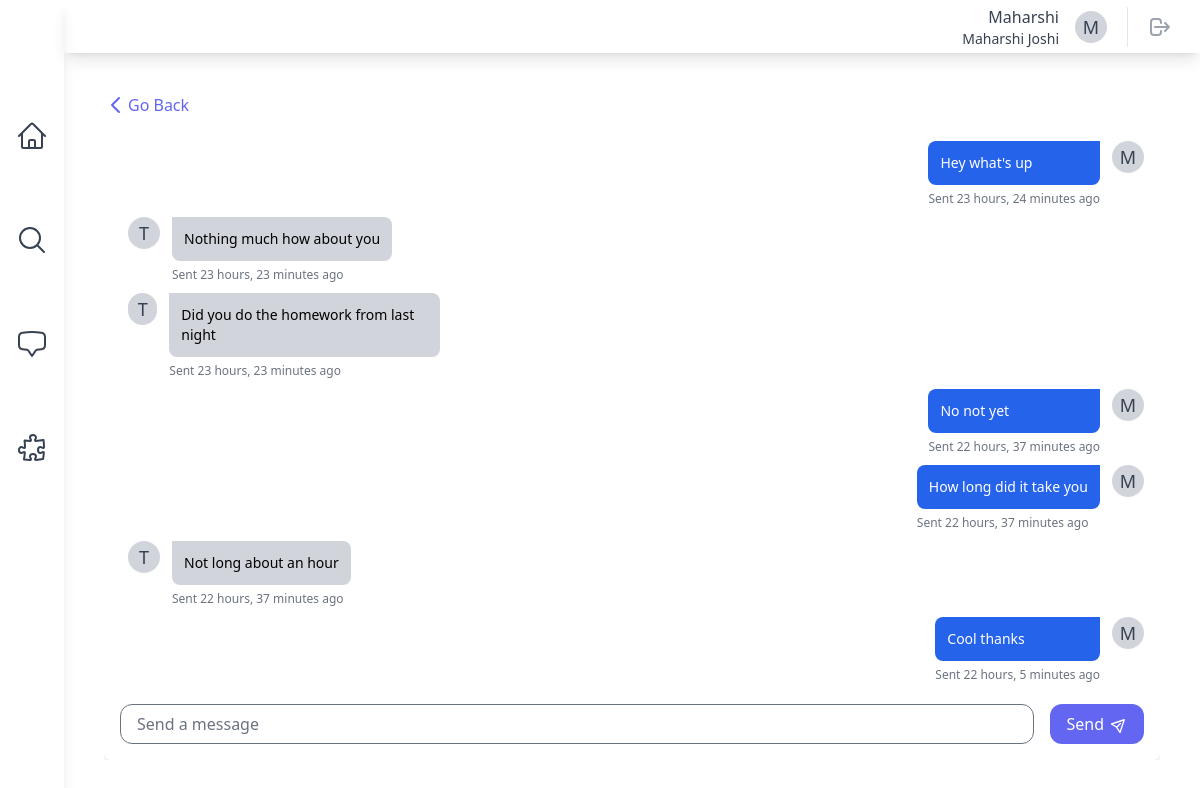
/chat/1/ (signed in), run on the app's committed database.
### symbi/models.py (models this page shows)
class SymbiUser(AbstractUser):
    class Pronouns(models.IntegerChoices):
        HE = 1, _("He/Him")
        SHE = 2, _("She/Her")
        THEY = 3, _("They/Them")
        OTHER = 4, _("Other/Prefer Not To Say")
    username = models.CharField(max_length=30, unique=True)
    email = models.EmailField(unique=True)
    full_name = models.CharField(max_length=50)
    pronouns = models.IntegerField(
        choices=Pronouns.choices,
        default=Pronouns.OTHER,
    )
    date_of_birth = models.DateField()
    major = models.CharField(max_length=100, default="undeclared")
    interests = models.ManyToManyField(InterestTag, related_name="interests")
    profile_picture = models.ImageField(
        upload_to="profile_pics/", null=True, blank=True
    )
    date_joined = models.DateTimeField(auto_now_add=True)
    REQUIRED_FIELDS = [
        "email",
        "full_name",
        "date_of_birth",
    ]

### chat/models.py (models this page shows)
class Message(models.Model):
    chat_room = models.ForeignKey(ChatRoom, on_delete=models.CASCADE)
    sender = models.ForeignKey(SymbiUser, on_delete=models.CASCADE)
    content = models.TextField()
    created = models.DateTimeField(auto_now_add=True)
    @classmethod
    def get_messages(cls, chat_room):
        return cls.objects.filter(chat_room=chat_room).order_by("created")

### chat/views.py (the view, shortened to what this page needs)
# urls.py: path("<int:pk>/", views.ChatRoomView.as_view(), name="chat_room"),
class ChatRoomView(generic.DetailView):
    model = ChatRoom
    template_name = "chat/chat_room.html"
    def get_context_data(self, **kwargs):
        context = super().get_context_data(**kwargs)
        context["messages"] = Message.get_messages(self.object)
        return context

### chat/templates/chat/chat_room.html (shortened to what this page needs)
{% extends "base.html" %}
{% block content %}
    <div class="flex flex-col flex-grow w-full bg-white shadow-xl rounded-lg overflow-hidden">
        <a href="{% url 'chat:chat_room_list' %}"
           class="flex flex-row text-indigo-500 hover:text-indigo-700">
            <svg class="w-6 h-6"
                 fill="none"
                 stroke="currentColor"
                 viewBox="0 0 24 24"
                 xmlns="http://www.w3.org/2000/svg">
                <path stroke-linecap="round" stroke-linejoin="round" stroke-width="2" d="M15 19l-7-7 7-7"></path>
            </svg>
            <span>Go Back</span>
        </a>
        <div class="flex flex-col flex-grow h-0 p-4 overflow-auto">
            {% for message in messages %}
                {% include "chat/member_message.html" with message=message %}
                {% include "chat/user_message.html" with message=message %}
            {% endfor %}
        </div>
        <form method="post">
            <div class="bg-white p-4 flex flex-row items-center">
                <input type="text"
                       name="message"
                       placeholder="Send a message"
                       class="flex w-full border rounded-xl focus:outline-none focus:border-indigo-300 pl-4 h-10" />
                <button type="submit"
                        class="flex items-center justify-center bg-indigo-500 hover:bg-indigo-600 rounded-xl text-white px-4 h-10 py-1 ml-4">
                    <span>Send</span>
                    <span class="ml-2">
                        <svg class="w-4 h-4 transform rotate-45 -mt-px"
                             fill="none"
                             stroke="currentColor"
                             viewBox="0 0 24 24"
                             xmlns="http://www.w3.org/2000/svg">
                            <path stroke-linecap="round" stroke-linejoin="round" stroke-width="2" d="M12 19l9 2-9-18-9 18 9-2zm0 0v-8"></path>
                        </svg>
                    </span>
                </button>
            </div>
        </form>
    </div>
{% endblock content %}

### theme/templates/base.html (shortened to what this page needs)
{% load static tailwind_tags %}
<!DOCTYPE html>
<html lang="en">
    <head>
        {% tailwind_css %}
    </head>
    <body class="flex bg-white min-h-screen">
        {% if user.is_authenticated %}
            <div class="h-screen w-full bg-white relative flex overflow-hidden">
                <aside class="h-full shadow-lg w-16 flex flex-col space-y-10 items-center relative bg-white text-gray-700">
                    <div class="h-16 flex items-center w-full">
                        <a class="mt-10 h-12 w-12 mx-auto" href="{% url 'symbi:home' %}">
                            <img class="h-8 w-auto"
                                 src="https://user-images.githubusercontent.com/119933910/271819796-02f0a22e-38d9-4489-92b5-ed2c99db654b.png"
                                 alt=""
                                 height=""
                                 width="">
                        </a>
                    </div>
                    <a href="{% url 'symbi:home' %}"
                       class="h-16 w-16 flex items-center justify-center rounded-lg cursor-pointer hover:text-gray-800 hover:bg-gray-200  hover:duration-300 hover:ease-linear focus:bg-white">
                    </a>
                    <a href="{% url 'symbi:discover' %}"
                       class="h-16 w-16 flex items-center justify-center rounded-lg cursor-pointer hover:text-gray-800 hover:bg-gray-200  hover:duration-300 hover:ease-linear focus:bg-white">
                        <svg xmlns="http://www.w3.org/2000/svg"
                             fill="none"
                             viewBox="0 0 24 24"
                             stroke-width="1.5"
                             stroke="currentColor"
                             class="w-8 h-8">
                            <path stroke-linecap="round" stroke-linejoin="round" d="M21 21l-5.197-5.197m0 0A7.5 7.5 0 105.196 5.196a7.5 7.5 0 0010.607 10.607z" />
                        </svg>
                    </a>
                    <a href="{% url 'chat:chat_room_list' %}"
                       class="h-16 w-16 flex items-center justify-center rounded-lg cursor-pointer hover:text-gray-800 hover:bg-gray-200  hover:duration-300 hover:ease-linear focus:bg-white">
                    </a>
                    <a href=" {% url 'symbi:connections' user.username %} "
                       class="h-16 w-16 flex items-center justify-center rounded-lg cursor-pointer hover:text-gray-800 hover:bg-gray-200  hover:duration-300 hover:ease-linear focus:bg-white">
                    </a>
                </aside>
                <div class="w-full h-full flex flex-col justify-between">
                    <header class="h-16 w-full flex items-center relative justify-end px-5 shadow-lg">
                        <a href="{% url 'symbi:profile' user.username %}"
                           class="hover:bg-gray-100 hover:text-gray-600 focus:bg-gray-100 focus:text-gray-600 px-2">
                            <div class="flex flex-shrink-0 items-center space-x-4 text-gray-700">
                                <div class="flex flex-col items-end ">
                                    <div class="text-md font-medium ">{{ user.username|capfirst }}</div>
                                    <div class="text-sm font-regular">{{ user.full_name|capfirst }}</div>
                                </div>
                                <div class="rounded-full h-8 w-8 bg-gray-300 flex items-center justify-center ml-2">
                                    <span class="text-gray-700 text-lg">{{ user.full_name|first|capfirst }}</span>
                                </div>
                            </div>
                        </a>
                        <div class="border-l pl-3 ml-3 space-x-1">
                            <button class="relative p-2 text-gray-400 hover:bg-gray-100 hover:text-gray-600 focus:bg-gray-100 focus:text-gray-600 rounded-full">
                                <a href="{% url 'symbi:logout' %}">
                                    <svg aria-hidden="true"
                                         fill="none"
                                         viewBox="0 0 24 24"
                                         stroke="currentColor"
                                         class="h-6 w-6">
                                        <path stroke-linecap="round" stroke-linejoin="round" stroke-width="2" d="M17 16l4-4m0 0l-4-4m4 4H7m6 4v1a3 3 0 01-3 3H6a3 3 0 01-3-3V7a3 3 0 013-3h4a3 3 0 013 3v1" />
                                    </svg>
                                </a>
                            </button>
                        </div>
                    </header>
                    <main class="max-w-full h-full flex flex-col m-10 relative overflow-y-hidden">
                        {% block content %}
                        {% endblock content %}
                    </main>
                </div>
            </div>
        {% endif %}
    </body>
</html>

### chat/templates/chat/member_message.html
{% if message.sender != user %}
    <div class="flex w-full mt-2 space-x-3 max-w-xs">
        <a href="{% url 'symbi:profile' message.sender.username %}"
           class="rounded-full hover:bg-gray-400 h-8 w-8 bg-gray-300 flex items-center justify-center ml-2">
            <span class="text-gray-700 text-lg">{{ message.sender.full_name|first|capfirst }}</span>
        </a>
        <div>
            <div class="bg-gray-300 p-3 rounded-r-lg rounded-bl-lg">
                <p class="text-sm">{{ message.content }}</p>
            </div>
            <span class="text-xs text-gray-500 leading-none">Sent {{ message.created|timesince }} ago</span>
        </div>
    </div>
{% endif %}

### chat/templates/chat/user_message.html
{% if message.sender == user %}
    <div class="flex w-full mt-2 space-x-3 max-w-xs ml-auto justify-end">
        <div>
            <div class="bg-blue-600 text-white p-3 rounded-l-lg rounded-br-lg">
                <p class="text-sm">{{ message.content }}</p>
            </div>
            <span class="text-xs text-gray-500 leading-none">Sent {{ message.created|timesince }} ago</span>
        </div>
        <a href="{% url 'symbi:profile' message.sender.username %}"
           class="rounded-full hover:bg-gray-400 h-8 w-8 bg-gray-300 flex items-center justify-center ml-2">
            <span class="text-gray-700 text-lg">{{ message.sender.username|first|capfirst }}</span>
        </a>
    </div>
{% endif %}

### data on the page
SymbiUser: username "Maharshi", full_name "Maharshi Joshi", full_name|first "M"
Message: content "Hey what's up", created "23 hours, 24 minutes", sender.username|first "M"
Message: sender.full_name|first "T", content "Nothing much how about you", created "23 hours, 23 minutes"
Message: sender.full_name|first "T", content "Did you do the homework from last night", created "23 hours, 23 minutes"
Message: content "No not yet", created "22 hours, 37 minutes", sender.username|first "M"
Message: content "How long did it take you", created "22 hours, 37 minutes", sender.username|first "M"
Message: sender.full_name|first "T", content "Not long about an hour", created "22 hours, 37 minutes"
Message: content "Cool thanks", created "22 hours, 5 minutes", sender.username|first "M"
